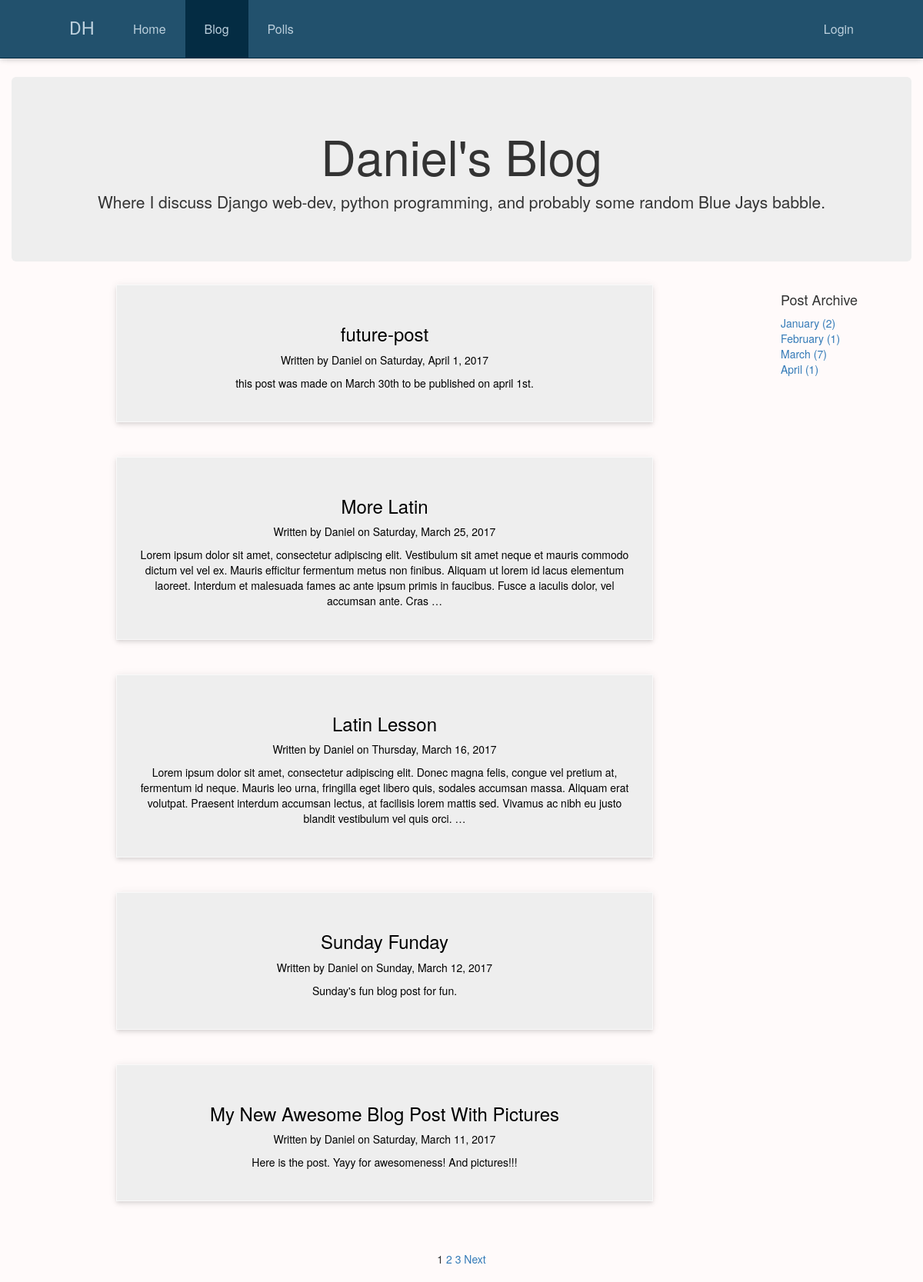
Screenshot of /blog/ with the database file from the repository.
### blog/models.py (models this page shows, shortened)
class Post(models.Model):
    author = models.ForeignKey(
        User,
        on_delete=models.CASCADE,
        )
    title = models.CharField(max_length=50)
    slug = models.SlugField(unique=True)
    post = models.TextField()
    pub_date = models.DateTimeField('date published', default=timezone.now)

### blog/views.py (the view)
class IndexView(ListView):
    template_name = "blog/blog_index.html"
    queryset = Post.objects.all().order_by('-pub_date')
    context_object_name = 'posts'
    paginate_by = 5
    def get_context_data(self, **kwargs):
        context = super(IndexView, self).get_context_data(**kwargs)
        context['archive'] = Post.objects.annotate(month=TruncMonth('pub_date')).values('month').annotate(c=Count('id'))
        return context

### blog/templates/blog/blog_index.html
{% extends 'blog/base_blog.html' %}
{% block page_header %}
  <div class="jumbotron">
    <h1>Daniel's Blog</h1>
    <p>
      Where I discuss Django web-dev, python programming, and probably some random Blue Jays babble.
    </p>
  </div>
{% endblock page_header %}

### blog/templates/blog/base_blog.html (shortened to what this page needs)
{% extends 'home/base.html' %}
{% block blog_active %}
  active
{% endblock %}
{% block content %}
  {% block page_header %}
  {% endblock page_header %}
  <div class="row">
    <div class="col-md-10">
      {% block post_list %}
        {% for post in posts %}
          <a class="post" href="{% url 'blog:detail' post.slug %}">
            <div class="post-card">
              <h3 class="post-title">
                {{ post.title }}
              </h3>
              <p class="post-author">
                Written by {{ post.author|title }} on {{ post.pub_date|date:"l, F j, Y" }}
              </p>
              <p class="text-align post-index-content">
                {{ post.post|linebreaksbr|truncatewords:50 }}
              </p>
            </div>
          </a>
        {% endfor %}
      {% endblock %}
    </div>
    <div class="col-md-2 text-left">
      {% block archive %}
        <h4>Post Archive</h4>
          {% for month in archive %}
            <div>
              <a href="{% url 'blog:archive' month.month|date:'Y' month.month|date:'m' %}">
                {{ month.month|date:"F" }}
                <span>({{ month.c }})</span>
              </a>
            </div>
          {% endfor %}
      {% endblock %}
    </div>
  </div>
  {% block pagination %}
    <div class="pagination">
      {% for page in paginator.page_range %}
        {% if page == page_obj.number %}
          <span class="pagination-cur-page">{{ page_obj.number }}</span>
        {% else %}
          <span class="step-links"><a href="{% block pag_step_url %}{% url 'blog:index' %}?page={{ page }}{% endblock %}">{{ page }}</a></span>
        {% endif %}
      {% endfor %}
      {% if page_obj.has_next %}
        <span class="paginator-next"><a href="{% block pag_next_url %}{% url 'blog:index' %}?page={{ page_obj.next_page_number }}{% endblock %}">Next</a></span>
      {% endif %}
    </div>
  {% endblock pagination %}
{% endblock %}

### polls/static/polls/style.css (style rules this page uses)
a.post { display: block; margin: 0 14%; }
.post-title { color: black; }
.post-author { color: black; }
.post-index-content { color: black; }
.post-card { background-color: #eee; margin: 0 0 45px 0; padding: 30px 30px; border: 1px solid #F9F9F9; box-shadow: 0 2px 4px -1px rgba(0,0,0,0.06), 0 4px 5px 0 rgba(0,0,0,0.06), 0 1px 10px 0 rgba(0,0,0,0.08); }

### rows the page displays
Post: title "future-post", author "Daniel", pub_date "Saturday, April 1, 2017", post "this post was made on March 30th to be published on april 1st."
Post: title "More Latin", author "Daniel", pub_date "Saturday, March 25, 2017", post "Lorem ipsum dolor sit amet, consectetur adipiscing elit. Vestibulum sit amet neque et mauris commodo dictum vel vel ex. Mauris efficitur fermentum metus non finibus. Aliquam ut lorem id lacus elementum laoreet. Interdum et malesuada fames ac ante ipsum primis in faucibus. Fusce a iaculis dolor, vel accumsan ante. Cras …"
Post: title "Latin Lesson", author "Daniel", pub_date "Thursday, March 16, 2017", post "Lorem ipsum dolor sit amet, consectetur adipiscing elit. Donec magna felis, congue vel pretium at, fermentum id neque. Mauris leo urna, fringilla eget libero quis, sodales accumsan massa. Aliquam erat volutpat. Praesent interdum accumsan lectus, at facilisis lorem mattis sed. Vivamus ac nibh eu justo blandit vestibulum vel quis orci. …"
Post: title "Sunday Funday", author "Daniel", pub_date "Sunday, March 12, 2017", post "Sunday's fun blog post for fun."
Post: title "My New Awesome Blog Post With Pictures", author "Daniel", pub_date "Saturday, March 11, 2017", post "Here is the post. Yayy for awesomeness! And pictures!!!"

### other values shown
{{ month.month|date:"F" }} "January" "February" "March" "April"
{{ month.c }} "2" "1" "7" "1"
{{ page_obj.number }} "1"
{{ page }} "2" "3"
